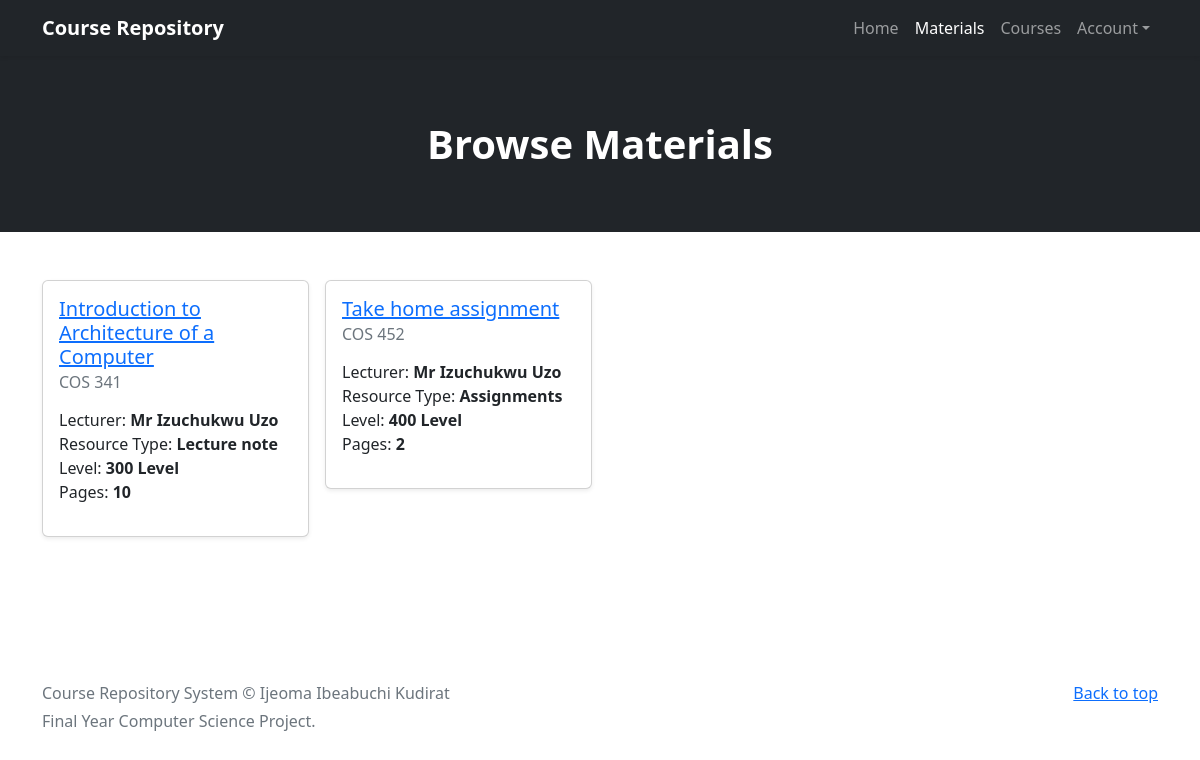
/materials/, run on the app's committed database.
### repository/models.py (models this page shows, shortened)
class Material(models.Model):
    name = models.CharField(max_length=100)
    slug = models.SlugField(max_length=100, unique=True)
    course = models.ForeignKey(Course, on_delete=models.CASCADE)
    document = models.FileField(upload_to='materials')
    resource_type = models.ForeignKey(ResourceType, on_delete=models.PROTECT)
    pages = models.PositiveSmallIntegerField()
    lecturer = models.CharField(max_length=50)
    impressions = models.PositiveIntegerField(default=0)
    created = models.DateTimeField(auto_now_add=True)
    updated = models.DateTimeField(auto_now=True)
    class Meta:
        ordering = ['name']
    def get_absolute_url(self):
        return reverse('course_material', kwargs={'slug': self.slug})

class Course(models.Model):
    title = models.CharField(max_length=100)
    slug = models.SlugField(max_length=100, unique=True)
    code = models.CharField(max_length=10)
    level = models.ForeignKey(Level, on_delete=models.CASCADE)
    class Meta:
        ordering = ['title']

class ResourceType(models.Model):
    name = models.CharField(max_length=20, unique=True)
    slug = models.SlugField(max_length=20, unique=True)
    created = models.DateTimeField(auto_now_add=True)
    updated = models.DateTimeField(auto_now=True)
    def __str__(self):
        return self.name

class Level(models.Model):
    year = models.CharField(max_length=10)
    slug = models.SlugField(max_length=10, unique=True)
    def __str__(self):
        return self.year

### repository/views.py (the view)
# urls.py: path('materials/', views.materials, name='materials'),
def materials(request):
    materials = Material.objects.all()
    materials = mk_paginator(request, materials, 20)
    template_name = 'materials.html'
    context = {
        'materials': materials,
    }
    return render(request, template_name, context)

### repository/views.py (called while the page is built)
def mk_paginator(request, items, num_items):
    paginator = Paginator(items, num_items)
    page = request.GET.get('page', 1)
    try:
        items = paginator.page(page)
    except PageNotAnInteger:
        items = paginator.page(1)
    except EmptyPage:
        items = paginator.page(paginator.num_pages)
    return items

### templates/materials.html (shortened to what this page needs)
{% extends "base.html" %}
{% block content %}
<section class="py-3 bg-dark">
    <div class="container px-5 my-5">
        <div class="text-center text-white">
            <h1 class="fw-bolder">Browse Materials</h1>
        </div>
    </div>
</section>
<div class="py-5">
    <div class="container">
        <div class="row g-3 mb-5">
            {% for material in materials %}
            {% include 'partials/_material_item.html' %}
            {% empty %}
            <p>No record available.</p>
            {% endfor %}
        </div>
    </div>
</div>
{% endblock %}

### templates/partials/_material_item.html
<div class="col-lg-3 col-md-6 col-12">
    <div class="card shadow-sm">
        <div class="card-body">
            <h5 class="card-title"><a href="{{ material.get_absolute_url }}">{{ material.name }}</a></h5>
            <h6 class="card-subtitle mb-2 text-muted">{{ material.course.code }}</h6>
            <p class="card-text">
                <ul class="list-unstyled">
                    <li>Lecturer: <strong>{{ material.lecturer }}</strong></li>
                    <li>Resource Type: <strong>{{ material.resource_type }}</strong></li>
                    <li>Level: <strong>{{ material.course.level }}</strong></li>
                    <li>Pages: <strong>{{ material.pages }}</strong></li>
                </ul>
            </p>
        </div>
    </div>
</div>

### data on the page
Material: name "Introduction to Architecture of a Computer", course.code "COS 341", lecturer "Mr Izuchukwu Uzo", resource_type "Lecture note", course.level "300 Level", pages "10"
Material: name "Take home assignment", course.code "COS 452", lecturer "Mr Izuchukwu Uzo", resource_type "Assignments", course.level "400 Level", pages "2"
